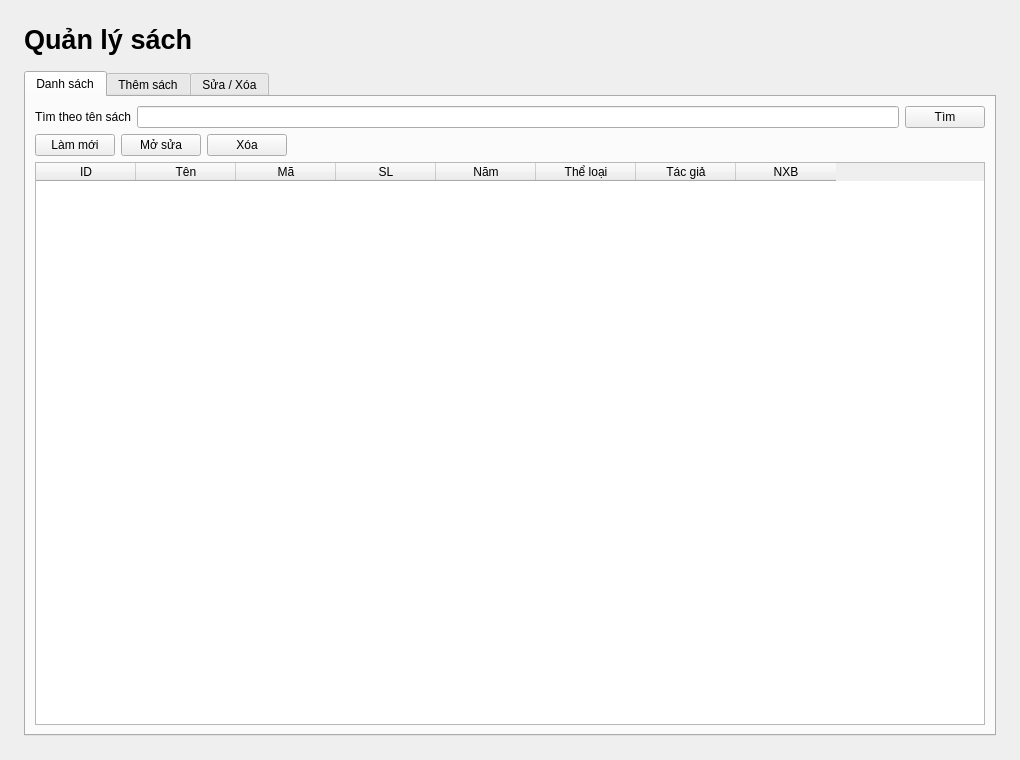
<?xml version="1.0" encoding="UTF-8"?>
<ui version="4.0">
 <class>ScreenBooks</class>
 <widget class="QWidget" name="ScreenBooks">
  <property name="geometry">
   <rect>
    <x>0</x>
    <y>0</y>
    <width>1020</width>
    <height>760</height>
   </rect>
  </property>
  <layout class="QVBoxLayout" name="verticalLayout_root">
   <property name="spacing">
    <number>16</number>
   </property>
   <property name="leftMargin">
    <number>24</number>
   </property>
   <property name="topMargin">
    <number>24</number>
   </property>
   <property name="rightMargin">
    <number>24</number>
   </property>
   <property name="bottomMargin">
    <number>24</number>
   </property>
   <item>
    <widget class="QLabel" name="label_page_title">
     <property name="font">
      <font>
       <pointsize>20</pointsize>
       <bold>true</bold>
      </font>
     </property>
     <property name="text">
      <string>Quản lý sách</string>
     </property>
    </widget>
   </item>
   <item>
    <widget class="QTabWidget" name="tabWidget_books">
     <property name="currentIndex">
      <number>0</number>
     </property>
     <widget class="QWidget" name="tab_book_list">
      <attribute name="title">
       <string>Danh sách</string>
      </attribute>
      <layout class="QVBoxLayout" name="verticalLayout_list">
       <item>
        <layout class="QHBoxLayout" name="horizontalLayout_search">
         <item>
          <widget class="QLabel" name="label_search_title">
           <property name="text">
            <string>Tìm theo tên sách</string>
           </property>
          </widget>
         </item>
         <item>
          <widget class="QLineEdit" name="edit_search_title"/>
         </item>
         <item>
          <widget class="QPushButton" name="btn_search_book">
           <property name="text">
            <string>Tìm</string>
           </property>
          </widget>
         </item>
        </layout>
       </item>
       <item>
        <layout class="QHBoxLayout" name="horizontalLayout_list_tools">
         <item>
          <widget class="QPushButton" name="btn_books_refresh">
           <property name="text">
            <string>Làm mới</string>
           </property>
          </widget>
         </item>
         <item>
          <widget class="QPushButton" name="btn_books_load_edit">
           <property name="text">
            <string>Mở sửa</string>
           </property>
          </widget>
         </item>
         <item>
          <widget class="QPushButton" name="btn_books_delete">
           <property name="text">
            <string>Xóa</string>
           </property>
          </widget>
         </item>
         <item>
          <spacer name="horizontalSpacer_list">
           <property name="orientation">
            <enum>Qt::Horizontal</enum>
           </property>
           <property name="sizeHint" stdset="0">
            <size>
             <width>40</width>
             <height>20</height>
            </size>
           </property>
          </spacer>
         </item>
        </layout>
       </item>
       <item>
        <widget class="QTableWidget" name="table_books">
         <property name="columnCount">
          <number>8</number>
         </property>
         <property name="rowCount">
          <number>0</number>
         </property>
         <property name="selectionBehavior">
          <enum>QAbstractItemView::SelectRows</enum>
         </property>
         <property name="alternatingRowColors">
          <bool>true</bool>
         </property>
         <column>
          <property name="text">
           <string>ID</string>
          </property>
         </column>
         <column>
          <property name="text">
           <string>Tên</string>
          </property>
         </column>
         <column>
          <property name="text">
           <string>Mã</string>
          </property>
         </column>
         <column>
          <property name="text">
           <string>SL</string>
          </property>
         </column>
         <column>
          <property name="text">
           <string>Năm</string>
          </property>
         </column>
         <column>
          <property name="text">
           <string>Thể loại</string>
          </property>
         </column>
         <column>
          <property name="text">
           <string>Tác giả</string>
          </property>
         </column>
         <column>
          <property name="text">
           <string>NXB</string>
          </property>
         </column>
        </widget>
       </item>
      </layout>
     </widget>
     <widget class="QWidget" name="tab_book_add">
      <attribute name="title">
       <string>Thêm sách</string>
      </attribute>
      <layout class="QVBoxLayout" name="verticalLayout_add">
       <item>
        <widget class="QGroupBox" name="group_add_book">
         <property name="title">
          <string>Thông tin sách mới</string>
         </property>
         <layout class="QFormLayout" name="formLayout_add">
          <item row="0" column="0">
           <widget class="QLabel" name="label_add_title">
            <property name="text">
             <string>Tên sách</string>
            </property>
           </widget>
          </item>
          <item row="0" column="1">
           <widget class="QLineEdit" name="edit_book_title"/>
          </item>
          <item row="1" column="0">
           <widget class="QLabel" name="label_add_code">
            <property name="text">
             <string>Mã sách</string>
            </property>
           </widget>
          </item>
          <item row="1" column="1">
           <widget class="QLineEdit" name="edit_book_code"/>
          </item>
          <item row="2" column="0">
           <widget class="QLabel" name="label_add_qty">
            <property name="text">
             <string>Số lượng</string>
            </property>
           </widget>
          </item>
          <item row="2" column="1">
           <widget class="QLineEdit" name="edit_book_quantity"/>
          </item>
          <item row="3" column="0">
           <widget class="QLabel" name="label_add_year">
            <property name="text">
             <string>Năm XB</string>
            </property>
           </widget>
          </item>
          <item row="3" column="1">
           <widget class="QLineEdit" name="edit_book_year"/>
          </item>
          <item row="4" column="0">
           <widget class="QLabel" name="label_add_cat">
            <property name="text">
             <string>Thể loại</string>
            </property>
           </widget>
          </item>
          <item row="4" column="1">
           <widget class="QComboBox" name="combo_book_category"/>
          </item>
          <item row="5" column="0">
           <widget class="QLabel" name="label_add_author">
            <property name="text">
             <string>Tác giả</string>
            </property>
           </widget>
          </item>
          <item row="5" column="1">
           <widget class="QComboBox" name="combo_book_author"/>
          </item>
          <item row="6" column="0">
           <widget class="QLabel" name="label_add_pub">
            <property name="text">
             <string>Nhà xuất bản</string>
            </property>
           </widget>
          </item>
          <item row="6" column="1">
           <widget class="QComboBox" name="combo_book_publisher"/>
          </item>
          <item row="7" column="0">
           <widget class="QLabel" name="label_add_desc">
            <property name="text">
             <string>Mô tả</string>
            </property>
           </widget>
          </item>
          <item row="7" column="1">
           <widget class="QPlainTextEdit" name="edit_book_description">
            <property name="maximumSize">
             <size>
              <width>16777215</width>
              <height>100</height>
             </size>
            </property>
           </widget>
          </item>
          <item row="8" column="0">
           <widget class="QLabel" name="label_add_cover">
            <property name="text">
             <string>Ảnh bìa</string>
            </property>
           </widget>
          </item>
          <item row="8" column="1">
           <widget class="QWidget" name="widget_add_cover">
            <layout class="QHBoxLayout" name="horizontalLayout_add_cover">
             <property name="leftMargin">
              <number>0</number>
             </property>
             <property name="topMargin">
              <number>0</number>
             </property>
             <property name="rightMargin">
              <number>0</number>
             </property>
             <property name="bottomMargin">
              <number>0</number>
             </property>
             <item>
              <widget class="QLabel" name="label_cover_preview_add">
               <property name="minimumSize">
                <size>
                 <width>120</width>
                 <height>160</height>
                </size>
               </property>
               <property name="maximumSize">
                <size>
                 <width>120</width>
                 <height>160</height>
                </size>
               </property>
               <property name="frameShape">
                <enum>QFrame::StyledPanel</enum>
               </property>
               <property name="alignment">
                <set>Qt::AlignCenter</set>
               </property>
               <property name="text">
                <string>Chưa có ảnh</string>
               </property>
              </widget>
             </item>
             <item>
              <layout class="QVBoxLayout" name="verticalLayout_add_cover_actions">
               <item>
                <widget class="QPushButton" name="btn_choose_cover_add">
                 <property name="text">
                  <string>Chọn ảnh…</string>
                 </property>
                </widget>
               </item>
               <item>
                <widget class="QPushButton" name="btn_clear_cover_add">
                 <property name="text">
                  <string>Xóa ảnh</string>
                 </property>
                </widget>
               </item>
               <item>
                <spacer name="verticalSpacer_add_cover_actions">
                 <property name="orientation">
                  <enum>Qt::Vertical</enum>
                 </property>
                 <property name="sizeHint" stdset="0">
                  <size>
                   <width>20</width>
                   <height>40</height>
                  </size>
                 </property>
                </spacer>
               </item>
              </layout>
             </item>
            </layout>
           </widget>
          </item>
         </layout>
        </widget>
       </item>
       <item>
        <widget class="QPushButton" name="btn_book_save">
         <property name="text">
          <string>Lưu sách mới</string>
         </property>
        </widget>
       </item>
       <item>
        <spacer name="verticalSpacer_add">
         <property name="orientation">
          <enum>Qt::Vertical</enum>
         </property>
         <property name="sizeHint" stdset="0">
          <size>
           <width>20</width>
           <height>40</height>
          </size>
         </property>
        </spacer>
       </item>
      </layout>
     </widget>
     <widget class="QWidget" name="tab_book_edit">
      <attribute name="title">
       <string>Sửa / Xóa</string>
      </attribute>
      <layout class="QVBoxLayout" name="verticalLayout_edit">

       <item>
        <widget class="QGroupBox" name="group_edit_book">
         <property name="title">
          <string>Chỉnh sửa</string>
         </property>
         <layout class="QFormLayout" name="formLayout_edit">
          <item row="0" column="0">
           <widget class="QLabel" name="label_edit_title">
            <property name="text">
             <string>Tên sách</string>
            </property>
           </widget>
          </item>
          <item row="0" column="1">
           <widget class="QLineEdit" name="edit_edit_title"/>
          </item>
          <item row="1" column="0">
           <widget class="QLabel" name="label_edit_code">
            <property name="text">
             <string>Mã sách</string>
            </property>
           </widget>
          </item>
          <item row="1" column="1">
           <widget class="QLineEdit" name="edit_edit_code"/>
          </item>
          <item row="2" column="0">
           <widget class="QLabel" name="label_edit_qty">
            <property name="text">
             <string>Số lượng</string>
            </property>
           </widget>
          </item>
          <item row="2" column="1">
           <widget class="QLineEdit" name="edit_edit_quantity"/>
          </item>
          <item row="3" column="0">
           <widget class="QLabel" name="label_edit_year">
            <property name="text">
             <string>Năm XB</string>
            </property>
           </widget>
          </item>
          <item row="3" column="1">
           <widget class="QLineEdit" name="edit_edit_year"/>
          </item>
          <item row="4" column="0">
           <widget class="QLabel" name="label_edit_cat">
            <property name="text">
             <string>Thể loại</string>
            </property>
           </widget>
          </item>
          <item row="4" column="1">
           <widget class="QComboBox" name="combo_edit_category"/>
          </item>
          <item row="5" column="0">
           <widget class="QLabel" name="label_edit_author">
            <property name="text">
             <string>Tác giả</string>
            </property>
           </widget>
          </item>
          <item row="5" column="1">
           <widget class="QComboBox" name="combo_edit_author"/>
          </item>
          <item row="6" column="0">
           <widget class="QLabel" name="label_edit_pub">
            <property name="text">
             <string>Nhà xuất bản</string>
            </property>
           </widget>
          </item>
          <item row="6" column="1">
           <widget class="QComboBox" name="combo_edit_publisher"/>
          </item>
          <item row="7" column="0">
           <widget class="QLabel" name="label_edit_desc">
            <property name="text">
             <string>Mô tả</string>
            </property>
           </widget>
          </item>
          <item row="7" column="1">
           <widget class="QPlainTextEdit" name="edit_edit_description">
            <property name="maximumSize">
             <size>
              <width>16777215</width>
              <height>100</height>
             </size>
            </property>
           </widget>
          </item>
          <item row="8" column="0">
           <widget class="QLabel" name="label_edit_cover">
            <property name="text">
             <string>Ảnh bìa</string>
            </property>
           </widget>
          </item>
          <item row="8" column="1">
           <widget class="QWidget" name="widget_edit_cover">
            <layout class="QHBoxLayout" name="horizontalLayout_edit_cover">
             <property name="leftMargin">
              <number>0</number>
             </property>
             <property name="topMargin">
              <number>0</number>
             </property>
             <property name="rightMargin">
              <number>0</number>
             </property>
             <property name="bottomMargin">
              <number>0</number>
             </property>
             <item>
              <widget class="QLabel" name="label_cover_preview_edit">
               <property name="minimumSize">
                <size>
                 <width>120</width>
                 <height>160</height>
                </size>
               </property>
               <property name="maximumSize">
                <size>
                 <width>120</width>
                 <height>160</height>
                </size>
               </property>
               <property name="frameShape">
                <enum>QFrame::StyledPanel</enum>
               </property>
               <property name="alignment">
                <set>Qt::AlignCenter</set>
               </property>
               <property name="text">
                <string>Chưa có ảnh</string>
               </property>
              </widget>
             </item>
             <item>
              <layout class="QVBoxLayout" name="verticalLayout_edit_cover_actions">
               <item>
                <widget class="QPushButton" name="btn_choose_cover_edit">
                 <property name="text">
                  <string>Chọn ảnh…</string>
                 </property>
                </widget>
               </item>
               <item>
                <widget class="QPushButton" name="btn_clear_cover_edit">
                 <property name="text">
                  <string>Xóa ảnh</string>
                 </property>
                </widget>
               </item>
               <item>
                <spacer name="verticalSpacer_edit_cover_actions">
                 <property name="orientation">
                  <enum>Qt::Vertical</enum>
                 </property>
                 <property name="sizeHint" stdset="0">
                  <size>
                   <width>20</width>
                   <height>40</height>
                  </size>
                 </property>
                </spacer>
               </item>
              </layout>
             </item>
            </layout>
           </widget>
          </item>
         </layout>
        </widget>
       </item>
       <item>
        <layout class="QHBoxLayout" name="horizontalLayout_edit_actions">
         <item>
          <widget class="QPushButton" name="btn_edit_save">
           <property name="text">
            <string>Lưu thay đổi</string>
           </property>
          </widget>
         </item>
         <item>
          <widget class="QPushButton" name="btn_edit_delete">
           <property name="text">
            <string>Xóa sách này</string>
           </property>
          </widget>
         </item>
        </layout>
       </item>
      </layout>
     </widget>
    </widget>
   </item>
  </layout>
 </widget>
 <resources/>
 <connections/>
</ui>
